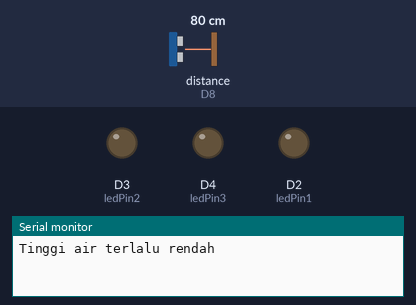
Simulated run of this sketch. Board: ESP8266 (NodeMCU). On the bench: output pins drawn as LEDs (lit = HIGH), the last lines printed to the serial monitor. Wiring (inferred from the names in the program): ultrasonic range finder: trigger D7; echo D8. The inputs (shaded band) are chosen by the test bench; at power-on: distance to the obstacle (sensor on D8) 80 cm. The echo pulse lasts 58.3 µs per cm; pins used as bus, display or sensor lines are not drawn.

Above: at 4.3 s.
4.4 s: distance to the obstacle (sensor on D8) set to 21 cm
8.9 s: distance to the obstacle (sensor on D8) set to 17 cm
At 12.0 s:
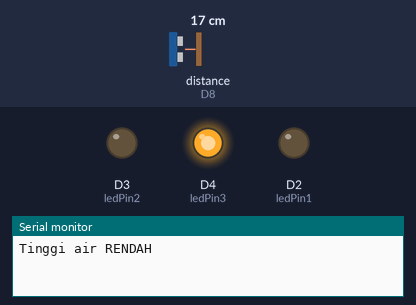
13.4 s: distance to the obstacle (sensor on D8) set to 11 cm
At 15.5 s:
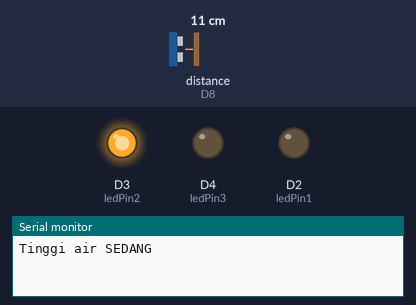
17.9 s: distance to the obstacle (sensor on D8) set to 2 cm
At 22.2 s:
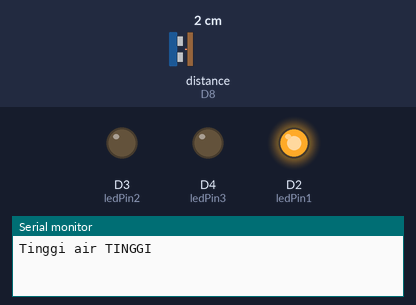
22.6 s: distance to the obstacle (sensor on D8) set to 9 cm
At 25.6 s:
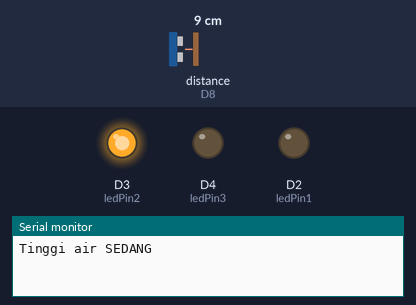
27.1 s: distance to the obstacle (sensor on D8) set to 4 cm
At 29.9 s:
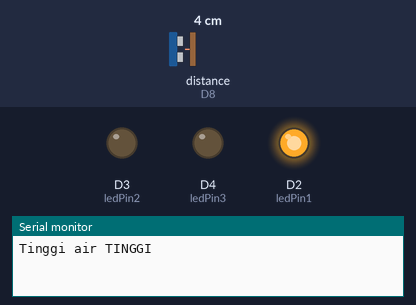
Timing chart, 0 to 32.6 s (numbered marks = the images above; inputs shaded):
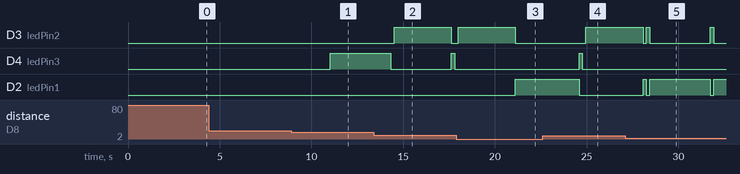

Measured:
- the behaviour switches between 20 and 19 cm on distance to the obstacle (sensor on D8) (found by bisection; images 0 and 1)
- the behaviour switches between 13 and 12 cm on distance to the obstacle (sensor on D8) (found by bisection; images 1 and 2)
- after the input at 8.9 s, D4 (ledPin3): LOW → HIGH after 2.1 s
- after the input at 13.4 s, D3 (ledPin2): LOW → HIGH after 1.1 s, → LOW 3.1 s later
- after the input at 17.9 s, D3 (ledPin2): goes on until 21.1 s, then stays LOW; D4 (ledPin3): stays LOW (without the input it goes to HIGH after 3.2 s); D2 (ledPin1): LOW → HIGH after 3.2 s
- after the input at 22.6 s, D3 (ledPin2): LOW → HIGH after 2.4 s; D4 (ledPin3): LOW → HIGH after 2.0 s, → LOW 0.19 s later; D2 (ledPin1): HIGH → LOW after 2.0 s
- after the input at 27.1 s, D4 (ledPin3): stops changing and stays LOW; D2 (ledPin1): goes HIGH 0.18 s, LOW 0.18 s, HIGH 3.3 s, LOW 0.18 s, then HIGH, starting after 0.98 s

The sketch:

UTS.ino
```cpp
//PENJELASAN PROGRAM

//MENGGUNAKAN GELAS 5 X 12
/*
DELAY 3 DETIK
TINGGI 7
SEDANG 4
RENDAH 0.10
*/
//MENGGUNAKAN CUP KECIL 5 X 5.5
/*
DELAY 3 DETIK
TINGGI 1.5 cm
SEDANG 1 cm
RENDAH 0.10 cm
*/
//MENGGUNAKAN TIMBA 18 X 50
/*
DELAY 3 DETIK
TINGGI 20 cm
SEDANG 10 cm
RENDAH 0.10 cm
*/

const int trigpin = D7;
const int echopin = D8;
const int ledPin1 = D2;
const int ledPin2 = D3;
const int ledPin3 = D4;

void setup() {

 pinMode(echopin, INPUT);    //variabe echopin di pakai sebagai input
 pinMode(trigpin, OUTPUT);   //variabe trigpin di pakai sebagai output

 pinMode(ledPin1, OUTPUT);     //variabe led1 di pakai sebagai output
 pinMode(ledPin2, OUTPUT);     //variabe led2 di pakai sebagai output
 pinMode(ledPin3, OUTPUT);     //variabe led3 di pakai sebagai output

 Serial.begin(9600);  // memulai komunikasi serial dengan baud rate 9600
 }


void loop() {

//INPUT USER MENGGUNAKAN GELAS 5 X 12
//PANJANG ALAS
float alas = 5;
//TINGGI GELAS
float tinggi_gelas = 12;

float jari = 0.5 * alas; // mencari jari jari
float jari_jari = jari * jari ; //jari jari kali jari jari
float luas_alas = 3.14 * jari_jari; //A = πr^2 mencari alas gelas lingkaran

//INPUT USER MENGGUNAKAN CUP KECIL 5 X 5.5
//PANJANG ALAS
float alas2 = 5;
//TINGGI CUP
float tinggi_gelas2 = 5.5;

float jari2 = 0.5 * alas2; // mencari jari jari
float jari_jari2 = jari2 * jari2 ; //jari jari kali jari jari
float luas_alas2 = 3.14 * jari_jari2; //A = πr^2 mencari alas gelas lingkaran


//INPUT USER MENGGUNAKAN TIMBA 17 X 19
//PANJANG ALAS
float alas3 = 17.5;
//TINGGI TIMBA
float tinggi_gelas3 = 19;
float jari3 = 0.5 * alas3; // mencari jari jari
float jari_jari3 = jari3 * jari3 ; //jari jari kali jari jari
float luas_alas3 = 3.14 * jari_jari3; //A = πr^2 mencari alas gelas lingkaran


digitalWrite(trigpin, LOW);  //memastika netral
delayMicroseconds(2);

digitalWrite(trigpin, HIGH); //memberi input
delayMicroseconds(10);

digitalWrite(trigpin, LOW);  //menerima input

int echotime = pulseIn(echopin, HIGH); //echotime bertipe data int

//MENGGUNAKAN GELAS 5 X 12
float jarakpantul =  echotime * 0.034 / 2;    // jrak pantul
float tinggiair = tinggi_gelas - jarakpantul; // tinggi air
float volume = luas_alas ;// volume air

//MENGGUNAKAN CUP KECIL 5 X 5.5
float jarakpantul2 =  echotime * 0.034 / 2;    // jrak pantul
float tinggiair2 = tinggi_gelas2 - jarakpantul2; // tinggi air
float volume2 = luas_alas2 ;// volume air

//MENGGUNAKAN TIMBA 30 X 50
float jarakpantul3 =  echotime * 0.034 / 2;    // jrak pantul
float tinggiair3 = tinggi_gelas3 - jarakpantul3; // tinggi air
float volume3 = luas_alas3 ;// volume air

//KELUARAN PROGRAM //MENGGUNAKAN GELAS 5 X 12
Serial.println(" PEROGRAM PENGUKURAN TINGGI VOLUME JARAK PANTUL MENGGUNAKAN GELAS 5 X 12 ");

Serial.print("jarak permukaan : ");
Serial.print(jarakpantul);
Serial.print(" cm ");

Serial.print("tinggi permukaan : ");
Serial.print(tinggiair);
Serial.print(" cm ");

Serial.print("volume : ");
Serial.print(volume);
Serial.println(" cm3 ");


if (tinggiair > 7) {

    digitalWrite(ledPin1, HIGH);
    digitalWrite(ledPin2, LOW);
    digitalWrite(ledPin3, LOW);
    Serial.println("Tinggi air TINGGI ");
  } else if (tinggiair > 4) {

    digitalWrite(ledPin1, LOW);
    digitalWrite(ledPin2, HIGH);
    digitalWrite(ledPin3, LOW);
    Serial.println("Tinggi air SEDANG ");
  } else if (tinggiair > 0.10) {

    digitalWrite(ledPin1, LOW);
    digitalWrite(ledPin2, LOW);
    digitalWrite(ledPin3, HIGH);
    Serial.println("Tinggi air RENDAH ");
  } else {

    digitalWrite(ledPin1, LOW);
    digitalWrite(ledPin2, LOW);
    digitalWrite(ledPin3, LOW);
    Serial.println("Tinggi air terlalu rendah");
  }
  Serial.println(" ");

 //KELUARAN PROGRAM  //MENGGUNAKAN CUP KECIL 5 X 5.5

 Serial.println(" PEROGRAM PENGUKURAN TINGGI VOLUME JARAK PANTUL MENGGUNAKAN CUP KECIL 5 X 5.5 ");

Serial.print("jarak permukaan : ");
Serial.print(jarakpantul2);
Serial.print(" cm ");

Serial.print("tinggi permukaan : ");
Serial.print(tinggiair2);
Serial.print(" cm ");

Serial.print("volume : ");
Serial.print(volume2);
Serial.println(" cm3 ");


if (tinggiair2 > 2) {

    digitalWrite(ledPin1, HIGH);
    digitalWrite(ledPin2, LOW);
    digitalWrite(ledPin3, LOW);
    Serial.println("Tinggi air TINGGI ");
  } else if (tinggiair2 > 1) {

    digitalWrite(ledPin1, LOW);
    digitalWrite(ledPin2, HIGH);
    digitalWrite(ledPin3, LOW);
    Serial.println("Tinggi air SEDANG ");
  } else if (tinggiair2 > 0.10) {

    digitalWrite(ledPin1, LOW);
    digitalWrite(ledPin2, LOW);
    digitalWrite(ledPin3, HIGH);
    Serial.println("Tinggi air RENDAH ");
  } else {

    digitalWrite(ledPin1, LOW);
    digitalWrite(ledPin2, LOW);
    digitalWrite(ledPin3, LOW);
    Serial.println("Tinggi air terlalu rendah");
  }
  Serial.println(" ");

// KELUARAN PROGRAM MENGGUNAKAN TIMBA 30 X 50
Serial.println(" PEROGRAM PENGUKURAN TINGGI VOLUME JARAK PANTUL MENGGUNAKAN TIMBA 17 X 19 ");

Serial.print("jarak permukaan : ");
Serial.print(jarakpantul3);
Serial.print(" cm ");

Serial.print("tinggi permukaan : ");
Serial.print(tinggiair3);
Serial.print(" cm ");

Serial.print("volume : ");
Serial.print(volume3);
Serial.println(" cm3 ");


if (tinggiair3 > 12) {

    digitalWrite(ledPin1, HIGH);
    digitalWrite(ledPin2, LOW);
    digitalWrite(ledPin3, LOW);
    Serial.println("Tinggi air TINGGI ");
  } else if (tinggiair3 > 7) {

    digitalWrite(ledPin1, LOW);
    digitalWrite(ledPin2, HIGH);
    digitalWrite(ledPin3, LOW);
    Serial.println("Tinggi air SEDANG ");
  } else if (tinggiair3 > 0.10) {

    digitalWrite(ledPin1, LOW);
    digitalWrite(ledPin2, LOW);
    digitalWrite(ledPin3, HIGH);
    Serial.println("Tinggi air RENDAH ");
  } else {

    digitalWrite(ledPin1, LOW);
    digitalWrite(ledPin2, LOW);
    digitalWrite(ledPin3, LOW);
    Serial.println("Tinggi air terlalu rendah");
  }

  Serial.println(" ");
delay(3000);
}
```
